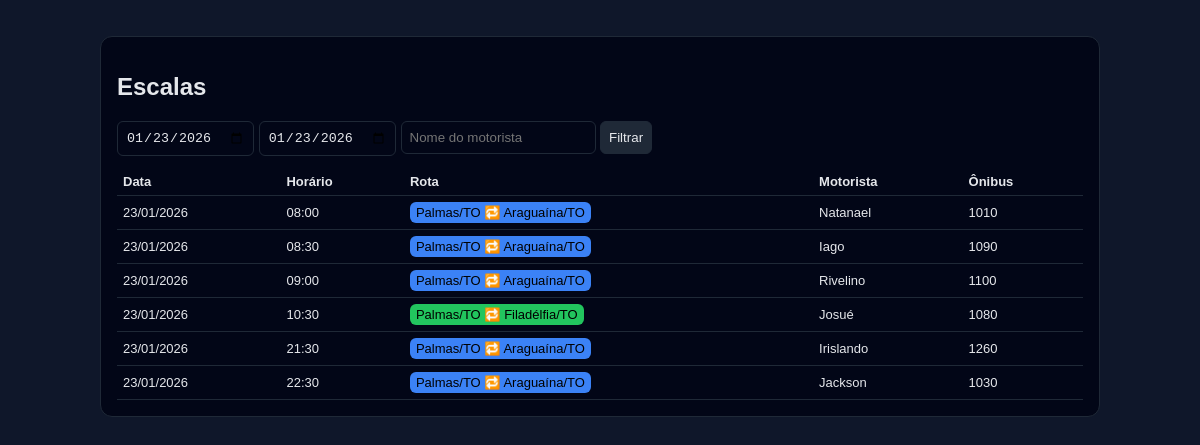
The page / on the database its author committed.
### tables this page shows
CREATE TABLE `schedules` (
  `id` int(11) NOT NULL,
  `date` date NOT NULL,
  `route` varchar(255) NOT NULL,
  `bus` varchar(100) NOT NULL,
  `driver` varchar(150) NOT NULL,
  `departure` time NOT NULL,
  `whatsapp` varchar(20) DEFAULT NULL,
  `notes` text DEFAULT NULL
);

### config.php (called while the page is built, shortened)
<?php
$ROUTES = [
    'Palmas/TO 🔁 Araguaína/TO',
    'Palmas/TO 🔁 Filadélfia/TO',
    'Palmas/TO 🔁 Miracema/TO',
    'Palmas/TO 🔁 Aparecida/TO',
    'Palmas/TO 🔁 Novo Acordo/TO',
    'Palmas/TO 🔁 Porto Nacional/TO',
    'Palmas/TO 🔁 Tocantinía/TO',
    'Araguaína/TO 🔁 Marabá/PA',
    'Marabá/PA 🔁 Xinguara/PA',
    'Altamira/PA 🔁 Marabá/PA',
    'Tucuruí/PA 🔁 Marabá/PA',
];
function db() {
    static $pdo;
    if (!$pdo) {
        $pdo = new PDO(
            'mysql:host=' . DB_HOST . ';dbname=' . DB_NAME . ';charset=utf8mb4',
            DB_USER,
            DB_PASS,
            [PDO::ATTR_ERRMODE => PDO::ERRMODE_EXCEPTION]
        );
    }
    return $pdo;
}
function corDaRota($rota, $rotas) {
    $cores = ['#3b82f6','#22c55e','#a855f7','#ef4444','#14b8a6','#f97316'];
    return $cores[array_search($rota, $rotas, true) % count($cores)];
}
function limitar_periodo_10_dias($start, $end) {
    $start = date('Y-m-d', strtotime($start));
    $end   = date('Y-m-d', strtotime($end));
    $max   = date('Y-m-d', strtotime('+9 days', strtotime($start)));
    return [$start, $end];
}

### index.php (the view, shortened to what this page needs)
<?php
require_once 'config.php';
$inicio = $_GET['inicio'] ?? date('Y-m-d');
$fim    = $_GET['fim'] ?? $inicio;
$motoristaFiltro = $_GET['motorista'] ?? '';
[$inicio, $fim] = limitar_periodo_10_dias($inicio, $fim);
$sqlQuery = "
    SELECT date, departure, route, driver, bus
    FROM schedules
    WHERE date BETWEEN :i AND :f
";
$sqlQuery .= " ORDER BY date, departure";
$stmt = db()->prepare($sqlQuery);
$stmt->bindValue(':i', $inicio);
$stmt->bindValue(':f', $fim);
$stmt->execute();
$escalas = $stmt->fetchAll();
?>
<!DOCTYPE html>
<html lang="pt-BR">
<head>
</head>
<body>
<div class="container">
    <div class="card">
        <h2>Escalas</h2>
        <form method="GET" class="filtro" style="margin-bottom:12px">
            <input type="date" name="inicio" value="<?= htmlspecialchars($_GET['inicio'] ?? $inicio) ?>">
            <input type="date" name="fim" value="<?= htmlspecialchars($_GET['fim'] ?? $fim) ?>">
            <input
                type="text"
                name="motorista"
                placeholder="Nome do motorista"
                value="<?= htmlspecialchars($motoristaFiltro) ?>"
            >
            <button type="submit">Filtrar</button>
        </form>
        <div style="overflow-x:auto;">
            <table>
                <tr>
                    <th>Data</th>
                    <th>Horário</th>
                    <th>Rota</th>
                    <th>Motorista</th>
                    <th>Ônibus</th>
                </tr>
                <?php foreach ($escalas as $e): ?>
                <tr>
                    <td><?= date('d/m/Y', strtotime($e['date'])) ?></td>
                    <td><?= substr($e['departure'], 0, 5) ?></td>
                    <td>
                        <span style="background:<?= corDaRota($e['route'], $ROUTES ?? []) ?>;padding:3px 6px;border-radius:6px;color:#000;display:inline-block;white-space:nowrap;">
                            <?= htmlspecialchars($e['route']) ?>
                        </span>
                    </td>
                    <td><?= htmlspecialchars($e['driver']) ?></td>
                    <td><?= htmlspecialchars($e['bus']) ?></td>
                </tr>
                <?php endforeach; ?>
            </table>
        </div>
    </div>
</div>
</body>
</html>

### index.php (style rules this page uses)
body { background:#0f172a; color:#e5e7eb; font-family:Arial; margin:0; }
.container { max-width:1000px; margin:20px auto; padding:16px; }
.card { background:#020617; border:1px solid #1f2937; border-radius:12px; padding:16px; }
table { width:100%; border-collapse:collapse; font-size:13px; }
th,td { padding:6px; border-bottom:1px solid #1f2937; }
th { background:#020617; text-align:left; }
input,button { padding:8px; border-radius:6px; border:1px solid #1f2937; background:#020617; color:#e5e7eb; }
button { cursor:pointer; background:#1f2937; }

### rows shown on the page
schedules: date "23/01/2026", departure "08:00", route "Palmas/TO 🔁 Araguaína/TO", driver "Natanael", bus "1010"
schedules: date "23/01/2026", departure "08:30", route "Palmas/TO 🔁 Araguaína/TO", driver "Iago", bus "1090"
schedules: date "23/01/2026", departure "09:00", route "Palmas/TO 🔁 Araguaína/TO", driver "Rivelino", bus "1100"
schedules: date "23/01/2026", departure "10:30", route "Palmas/TO 🔁 Filadélfia/TO", driver "Josué", bus "1080"
schedules: date "23/01/2026", departure "21:30", route "Palmas/TO 🔁 Araguaína/TO", driver "Irislando", bus "1260"
schedules: date "23/01/2026", departure "22:30", route "Palmas/TO 🔁 Araguaína/TO", driver "Jackson", bus "1030"
